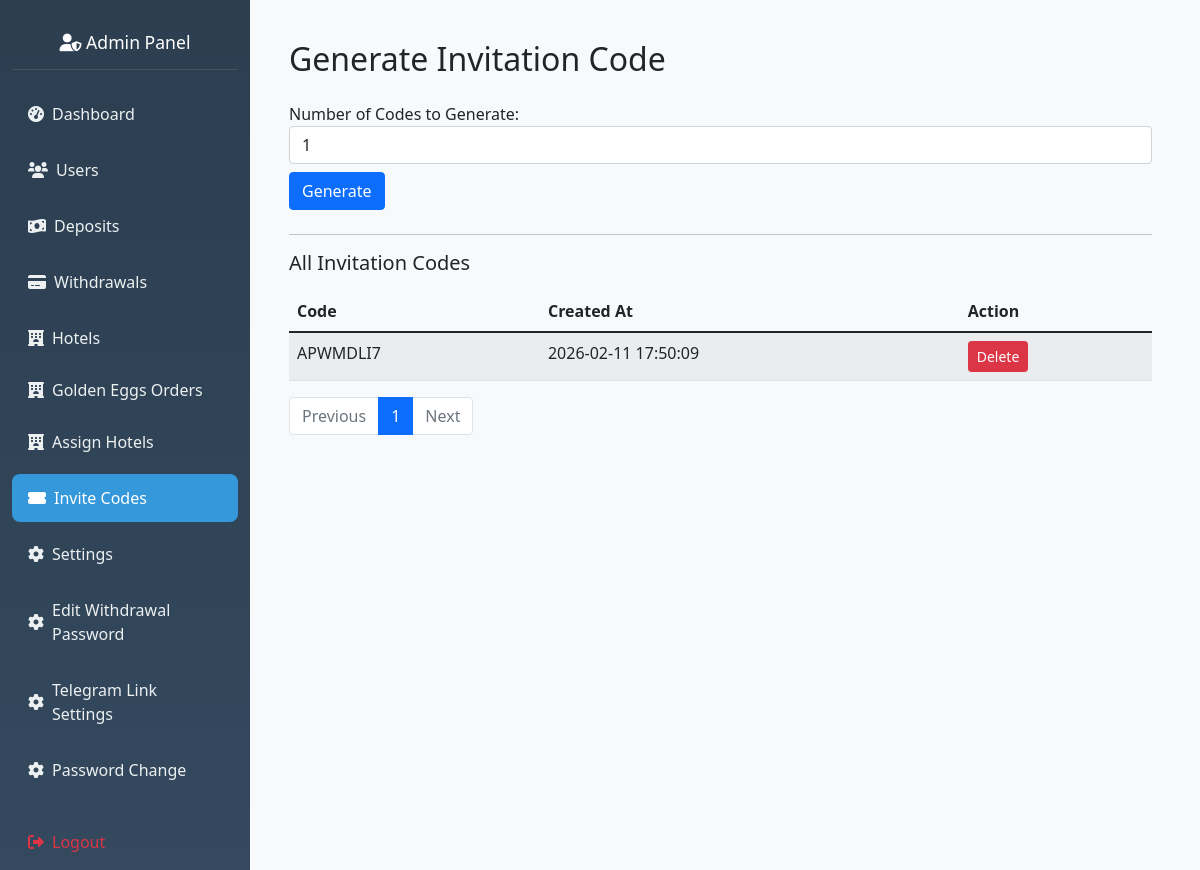
The page /admin/generate-invite (signed in) on the database as committed earlier.
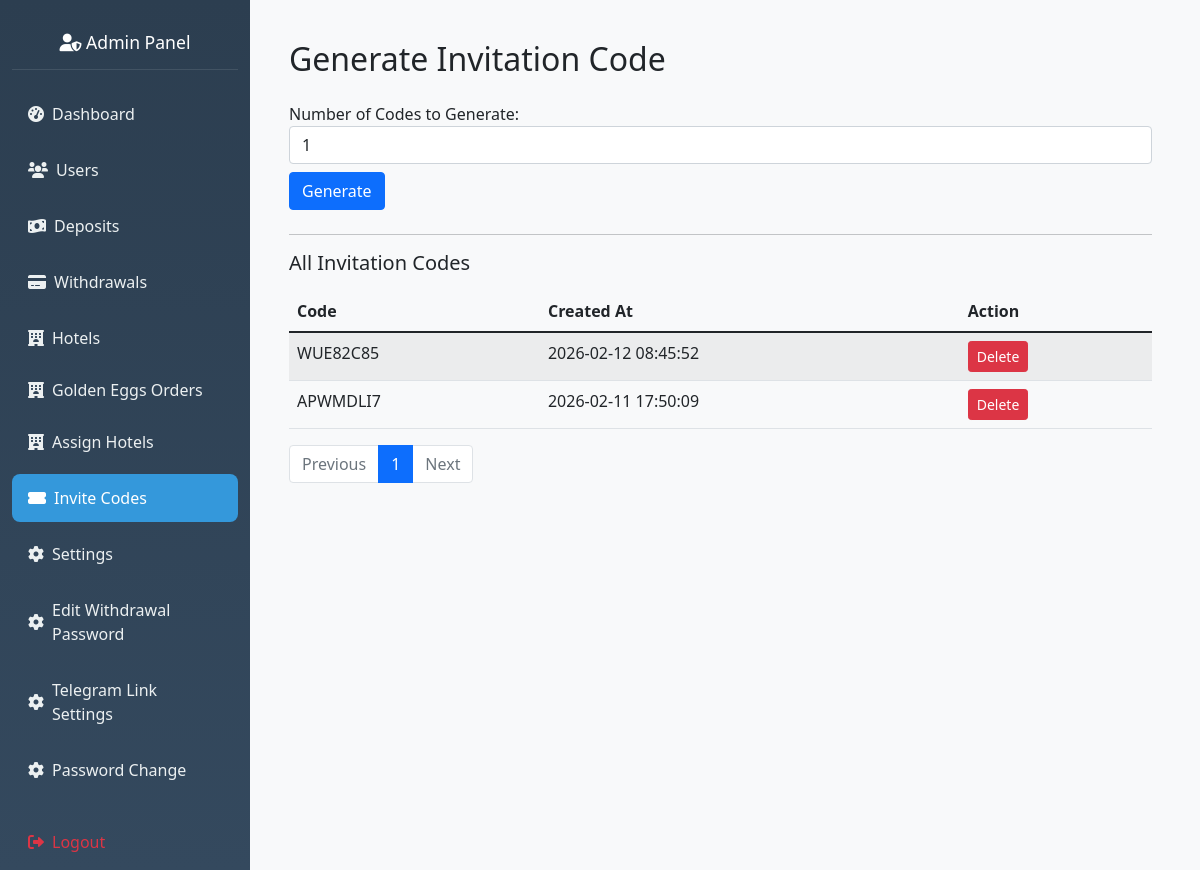
The same page on the database as committed later.
### hotel_app/models.py (models this page shows, shortened)
class InvitationCode(db.Model):
    __tablename__ = 'invitation_code'
    id = db.Column(db.Integer, primary_key=True)
    code = db.Column(db.String(20), unique=True, nullable=False)
    is_used = db.Column(db.Boolean, default=False)
    created_at = db.Column(db.DateTime, default=datetime.utcnow)

### hotel_app/routes.py (the view, shortened to what this page needs)
@app.route('/admin/generate-invite', methods=['GET', 'POST'])
@admin_required
def generate_invitation_code():
    page = request.args.get('page', 1, type=int)
    codes = InvitationCode.query.order_by(InvitationCode.id.desc()).paginate(
        page=page, per_page=20, error_out=False
    )
    return render_template('admin_invite.html', codes=codes)

### hotel_app/routes.py (called while the page is built)
def admin_required(f):
    @wraps(f)
    def wrapper(*args, **kwargs):
        admin_id = session.get('admin_id')
        if not admin_id:
            flash("Admin login required.", "danger")
            return redirect(url_for('admin_login'))
        admin = Admin.query.get(admin_id)
        if not admin or not admin.is_active:
            session.pop('admin_id', None)
            flash("Admin access denied.", "danger")
            return redirect(url_for('admin_login'))
        g.current_admin = admin
        return f(*args, **kwargs)
    return wrapper

@app.before_request
def check_admin_routes():
    if request.endpoint and request.endpoint.startswith('admin_') and request.endpoint != 'admin_login':
        if 'admin_id' not in session:
            return redirect(url_for('admin_login'))

### hotel_app/templates/admin_invite.html
{% extends "admin_base.html" %}
{% block content %}
<div class="container mt-4">
    <h2 class="mb-4">Generate Invitation Code</h2>
    <form method="POST" action="{{ url_for('generate_invitation_code') }}" class="mb-4">
        <div class="form-group">
            <label for="num_codes">Number of Codes to Generate:</label>
            <input type="number" name="num_codes" id="num_codes" class="form-control" min="1" value="1" required>
        </div>
        <button type="submit" class="btn btn-primary mt-2">Generate</button>
    </form>
    <hr>
    {% if codes and codes[0] is string %}
        <h5 class="mb-3">Recently Generated Code(s)</h5>
        <ul class="list-group mb-4">
            {% for code in codes %}
                <li class="list-group-item">{{ code }}</li>
            {% endfor %}
        </ul>
        <a href="{{ url_for('generate_invitation_code') }}" class="btn btn-secondary">View All Codes</a>
    {% elif codes and codes.items is defined %}
        <h5 class="mb-3">All Invitation Codes</h5>
        <table class="table table-striped">
            <thead>
                <tr>
                    <th>Code</th>
                    <th>Created At</th>
                    <th>Action</th>
                </tr>
            </thead>
            <tbody>
                {% for invite in codes.items %}
                    <tr>
                        <td>{{ invite.code }}</td>
                        <td>{{ invite.created_at.strftime('%Y-%m-%d %H:%M:%S') }}</td>
                        <td>
                            <form method="POST" action="{{ url_for('delete_invitation_code', code_id=invite.id) }}" onsubmit="return confirm('Are you sure you want to delete this code?');">
                                <button type="submit" class="btn btn-sm btn-danger">Delete</button>
                            </form>
                        </td>
                    </tr>
                {% endfor %}
            </tbody>
        </table>
        <nav>
            <ul class="pagination">
                {% if codes.has_prev %}
                    <li class="page-item">
                        <a class="page-link" href="{{ url_for('generate_invitation_code', page=codes.prev_num) }}">Previous</a>
                    </li>
                {% else %}
                    <li class="page-item disabled">
                        <span class="page-link">Previous</span>
                    </li>
                {% endif %}
                {% for page_num in codes.iter_pages(left_edge=1, right_edge=1, left_current=2, right_current=2) %}
                    {% if page_num %}
                        <li class="page-item {% if page_num == codes.page %}active{% endif %}">
                            <a class="page-link" href="{{ url_for('generate_invitation_code', page=page_num) }}">{{ page_num }}</a>
                        </li>
                    {% else %}
                        <li class="page-item disabled"><span class="page-link">…</span></li>
                    {% endif %}
                {% endfor %}
                {% if codes.has_next %}
                    <li class="page-item">
                        <a class="page-link" href="{{ url_for('generate_invitation_code', page=codes.next_num) }}">Next</a>
                    </li>
                {% else %}
                    <li class="page-item disabled">
                        <span class="page-link">Next</span>
                    </li>
                {% endif %}
            </ul>
        </nav>
    {% else %}
        <p>No invitation codes found.</p>
    {% endif %}
</div>
{% endblock %}

Rows that differ between the two databases and show on the page:
added InvitationCode: code "WUE82C85", created_at "2026-02-12 08:45:52"
